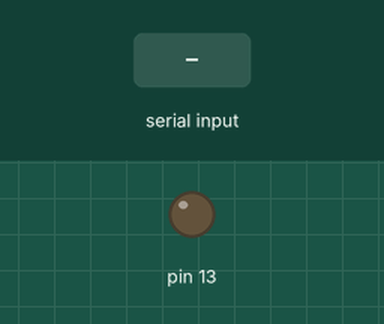
Simulated run of this sketch. Board: Arduino Uno, built with avr-gcc and run on an emulated ATmega328P. On the bench: output pins drawn as LEDs (lit = HIGH). The inputs (shaded band) are chosen by the test bench. What the sketch prints to the serial monitor is not drawn.

Above: at 1.2 s.
1.3 s: "1" received over Serial
At 1.9 s:
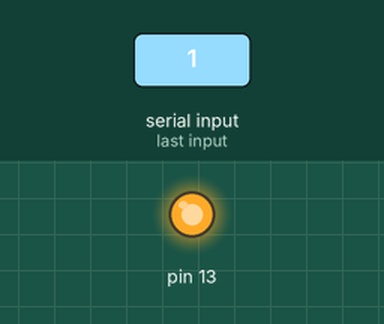
2.8 s: "0" received over Serial
At 4.2 s:
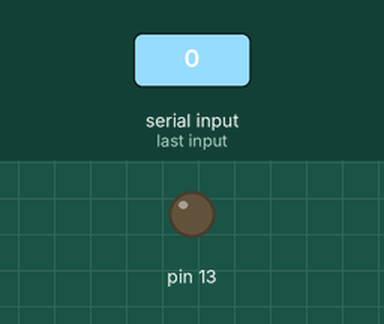
Timing chart, 0 to 5.8 s (numbered marks = the images above; inputs shaded):
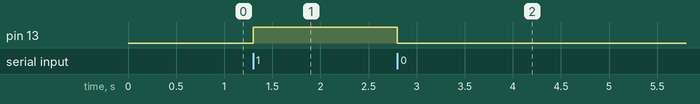

The sketch:

sketch_jun11c.ino
```cpp
int data;
void setup() {
  Serial.begin(9600);
  pinMode(13,OUTPUT);
  digitalWrite(13,LOW);
  Serial.println("this is my second example");
  // put your setup code here, to run once:

}
  void loop()
  {
  while(Serial.available())
  {
    data=Serial.read();

  }

  if(data=='1')
  digitalWrite(13,HIGH);
  else if(data=='0')
  digitalWrite(13,LOW);
  // put your main code here, to run repeatedly:

}
```

multiplication.c
```cpp
#include<stdio.h>
 main()
{
	int n,i,r;
	printf("enter a number for table");
	scanf("%d",&n);
	for(i=1;i<=10;i++)
	{
		r=n*i;
		printf("%d*%d=%d\n",n,i,r);
	}
}
```

Measured:
- after the input at 1.3 s, pin 13: LOW → HIGH at once
- after the input at 2.8 s, pin 13: HIGH → LOW at once
